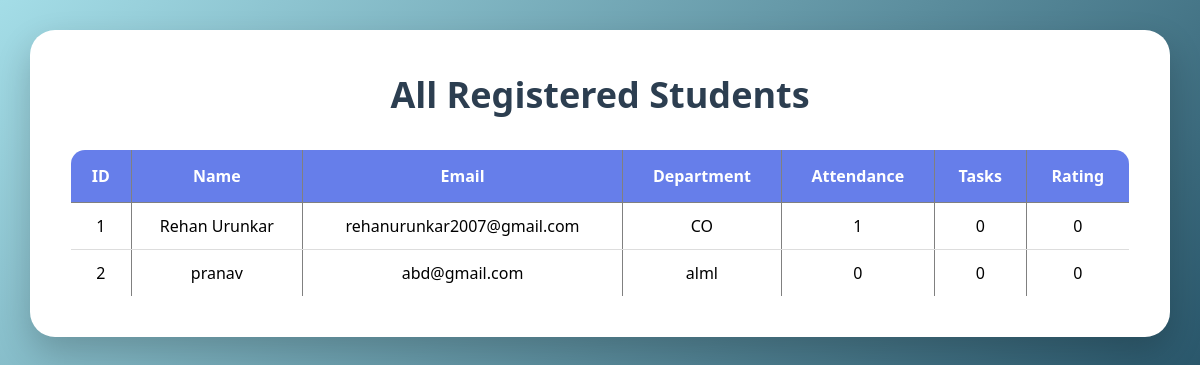
Before: /students with the older database file.
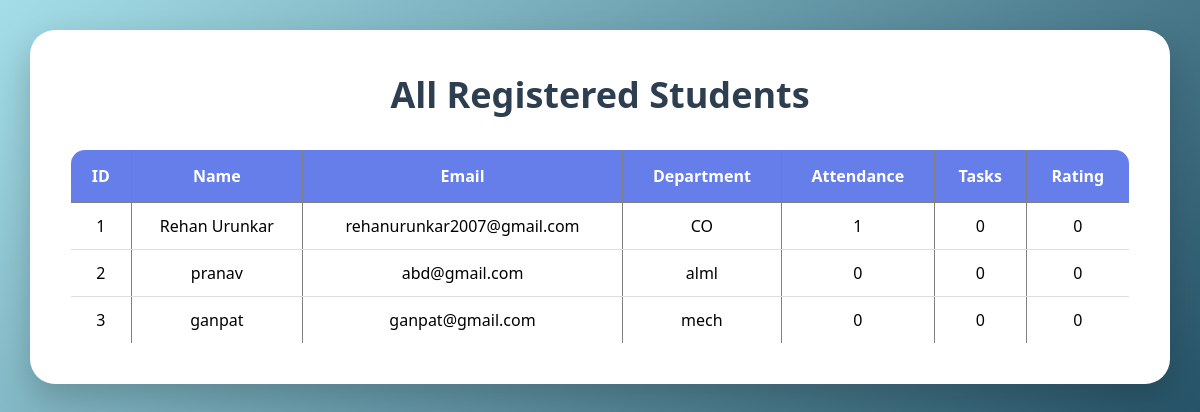
After: the same page with the newer database file.
### tables this page shows
CREATE TABLE students(
    id INTEGER PRIMARY KEY AUTOINCREMENT,
    name TEXT,
    email TEXT,
    department TEXT,
    attendance INTEGER DEFAULT 0,
    tasks_completed INTEGER DEFAULT 0,
    rating INTEGER DEFAULT 0
);

### app.py (the view)
@app.route('/students')
def students():
    conn = sqlite3.connect("internship.db")
    cursor = conn.cursor()
    cursor.execute("SELECT * FROM students")
    data = cursor.fetchall()
    conn.close()
    return render_template(
        "students.html",
        students=data
    )

### templates/students.html (shortened to what this page needs)
<!DOCTYPE html>
<html>
<head>
    <link rel="stylesheet"
    href="{{ url_for('static', filename='style.css') }}">
</head>
<body>
<div class="container">
<h1>All Registered Students</h1>
<table border="1" width="100%">
<tr>
<th>ID</th>
<th>Name</th>
<th>Email</th>
<th>Department</th>
<th>Attendance</th>
<th>Tasks</th>
<th>Rating</th>
</tr>
{% for s in students %}
<tr>
<td>{{ s[0] }}</td>
<td>{{ s[1] }}</td>
<td>{{ s[2] }}</td>
<td>{{ s[3] }}</td>
<td>{{ s[4] }}</td>
<td>{{ s[5] }}</td>
<td>{{ s[6] }}</td>
</tr>
{% endfor %}
</table>
</div>
</body>
</html>

Changed rows visible on the page:
added students: id "3", name "ganpat", email "ganpat@gmail.com", department "mech", attendance "0", tasks_completed "0", rating "0"
